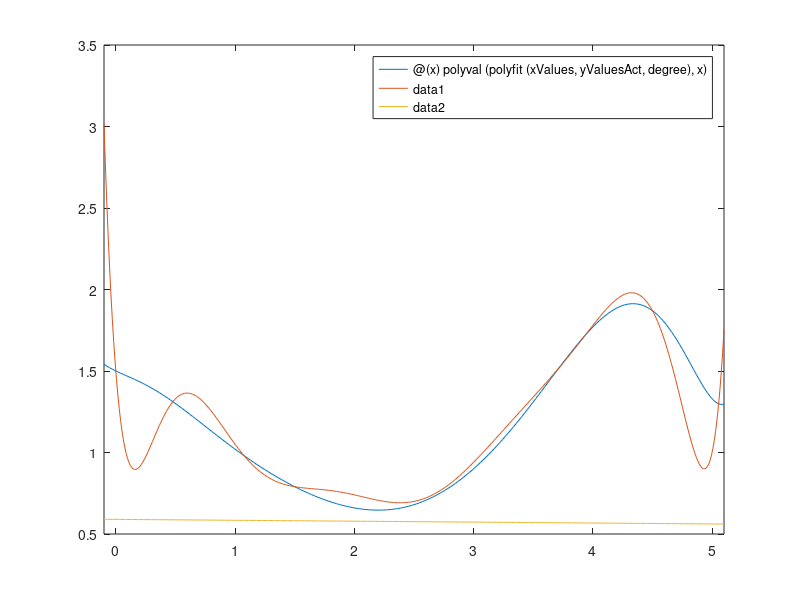

MATLAB code to generate this figure:
clc;
clear;
format short;

% ************************************************************************ %
function [A] = divided_difference_table(X, Y)
%DIVIDED DIFFERENCES TABLE of a from values x0 and x1

  A = zeros(length(Y), length(Y));
  A(:,1) = Y;
  n = 1;
      
  for col = 2:length(A)
      for row = 1: length(Y)-n
        x0 = X(row); 			
        x1 = X(row+n);
        fx0 = A(row,col-1); 
        fx1 = A(row+n,col-1);
        A(row,col) = (fx1 - fx0)/(x1 - x0);
      end%for
    n = n+1;
  end%for
  A
  A = A(1,:);
end%function

% ************************************************************************ %
function [y] = nestedForm(A, X, x, index)
%INTERPOLATE the approximate value of f(x0) recursively
%	param: A = set of coeficients
%	param: X = set of X values
%	param: index = the current index of the recursion
% param: x0 = the value to be evaluated
%	return: y = the approximate value of the function at x0

	if index == 1
    y = A(1);
	else
    nf = nestedForm(A, X, x, (index-1));
    xk = X(index-1);
    ak = A(index);
    y = nf + ((x - xk) * ak);
	end%if
end%function

% ************************************************************************ %
xValues = [2.5, 2.0, 3.0, 1.5, 3.5, 1.0, 4.0, 0.5, 4.5, 0.0, 5.0];
yValuesAct = [0.68, 0.66, 0.90, 0.79, 1.31, 1.02, 1.77, 1.30, 1.87, 1.50, 1.33];
yValuesApx = [0.70, 0.74, 0.94, 0.79, 1.34, 1.05, 1.78, 1.33, 1.87, 1.49,1];
degree = 10; 

a = divided_difference_table(xValues, yValuesAct)

y = nestedForm(a,xValues,0,degree)
y = nestedForm(a,xValues,1,degree)
y = nestedForm(a,xValues,2,degree)
y = nestedForm(a,xValues,2.5,degree)
y = nestedForm(a,xValues,4,degree)

pX = -0.1: 0.01 :5.1;
pY = -0.1: 0.01 : 5.1;
pY = nestedForm(a, xValues, pX, degree);

pAct = @(x) polyval(polyfit(xValues, yValuesAct, degree),x);
pApx = @(x) polyval(polyfit(xValues, yValuesApx, degree),x);

fplot(pAct, [-0.1, 5.1]);
hold on;
fplot(pApx, [-0.1, 5.1]);
plot(pX,pY);
hold off;
